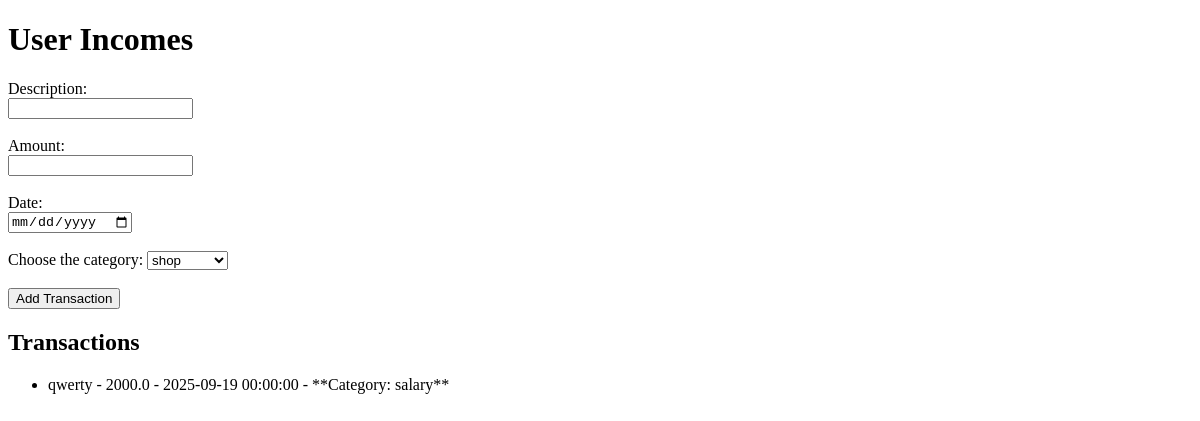
The app's page /income (signed in), older data.
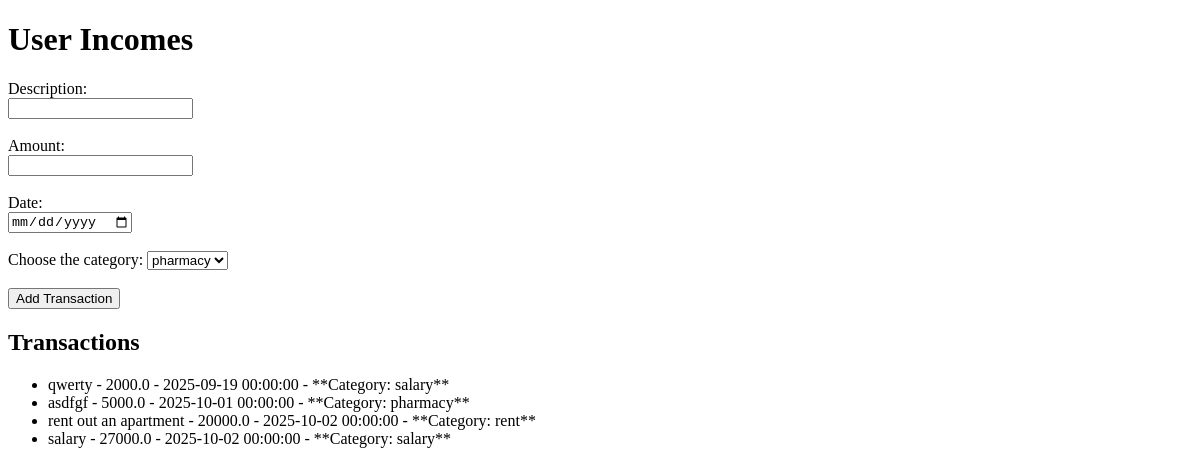
The same page, newer data.
### models.py (models this page shows)
class Transaction(Base):
    __tablename__ = 'transaction'
    id = Column(Integer, primary_key=True)
    description = Column(String(100))
    category_id = Column(Integer, ForeignKey('category.id', ondelete='CASCADE'))
    owner_id = Column(Integer, ForeignKey('user.id', ondelete='CASCADE'))
    category_type = Column(Integer)
    date = Column(DateTime)
    amount = Column(REAL)
    category = relationship('Category')
    owner = relationship('User')

class Category(Base):
    __tablename__ = 'category'
    id = Column(Integer, primary_key=True)
    category_name = Column(String(50))
    owner_id = Column(Integer, ForeignKey('user.id', ondelete='CASCADE'))
    owner = relationship('User')

### app.py (the view, shortened to what this page needs)
@app.route('/income', methods=['GET', 'POST'])
def get_income():
    if 'user_id' not in session:
        return redirect('/login')
    if request.method == 'GET':
        transactions = db_session.execute(
            select(
                models.Transaction, models.Category.category_name
            ).join(
                models.Category,
                models.Transaction.category_id == models.Category.id
            ).filter(
                models.Transaction.owner_id == session['user_id'],
                models.Transaction.category_type == INCOME
            )
        ).all()
        categories = list(db_session.execute(
            select(models.Category).filter(
                (models.Category.owner_id == session['user_id']) | (models.Category.owner_id == 1)
            )
        ).scalars())
        return render_template('dashboard.html',
                               transactions=transactions,
                               categories=categories,
                               page_type="income")

### app.py (called while the page is built)
@app.teardown_appcontext
def shutdown_session(exception=None):
    db_session.remove()

### templates/dashboard.html (shortened to what this page needs)
<!DOCTYPE html>
<html lang="en">
<head>
</head>
<body>
    <h1>
        {% if page_type == "income" %}
            User Incomes
        {% elif page_type == "spend" %}
            User Expenses
        {% endif %}
    </h1>
    <form action="/{{ page_type }}" method="post">
        <label for="description">Description:</label><br>
        <input type="text" id="description" name="description" required><br><br>
        <label for="amount">Amount:</label><br>
        <input type="number" id="amount" name="amount" step="0.01" required><br><br>
        <label for="date">Date:</label><br>
        <input type="date" id="date" name="date" required><br><br>
        <label for="category">Choose the category:</label>
        <select name="category" id="category">
        {% for one_category in categories %}
            <option value="{{ one_category.id }}">{{ one_category.category_name }}</option>
        {% endfor %}
        </select>
        <br><br>
        <input type="submit" value="Add Transaction">
    </form>
    <h2>Transactions</h2>
{% if transactions %}
    <ul>
        {% for transaction, category_name in transactions %}
    <li>
        {{ transaction.description }} -
        {{ transaction.amount }} -
        {{ transaction.date }} -
        **Category: {{ category_name }}**
    </li>
        {% endfor %}
    </ul>
{% else %}
    <p>No transactions found for this type.</p>
{% endif %}
</body>
</html>

Row changes from the older to the newer data that the page shows:
added Transaction: category_name "pharmacy"
added Transaction: category_name "rent"
added Transaction: category_name "salary"
Text that changed along with them:
form field category: "shop" → "pharmacy"
